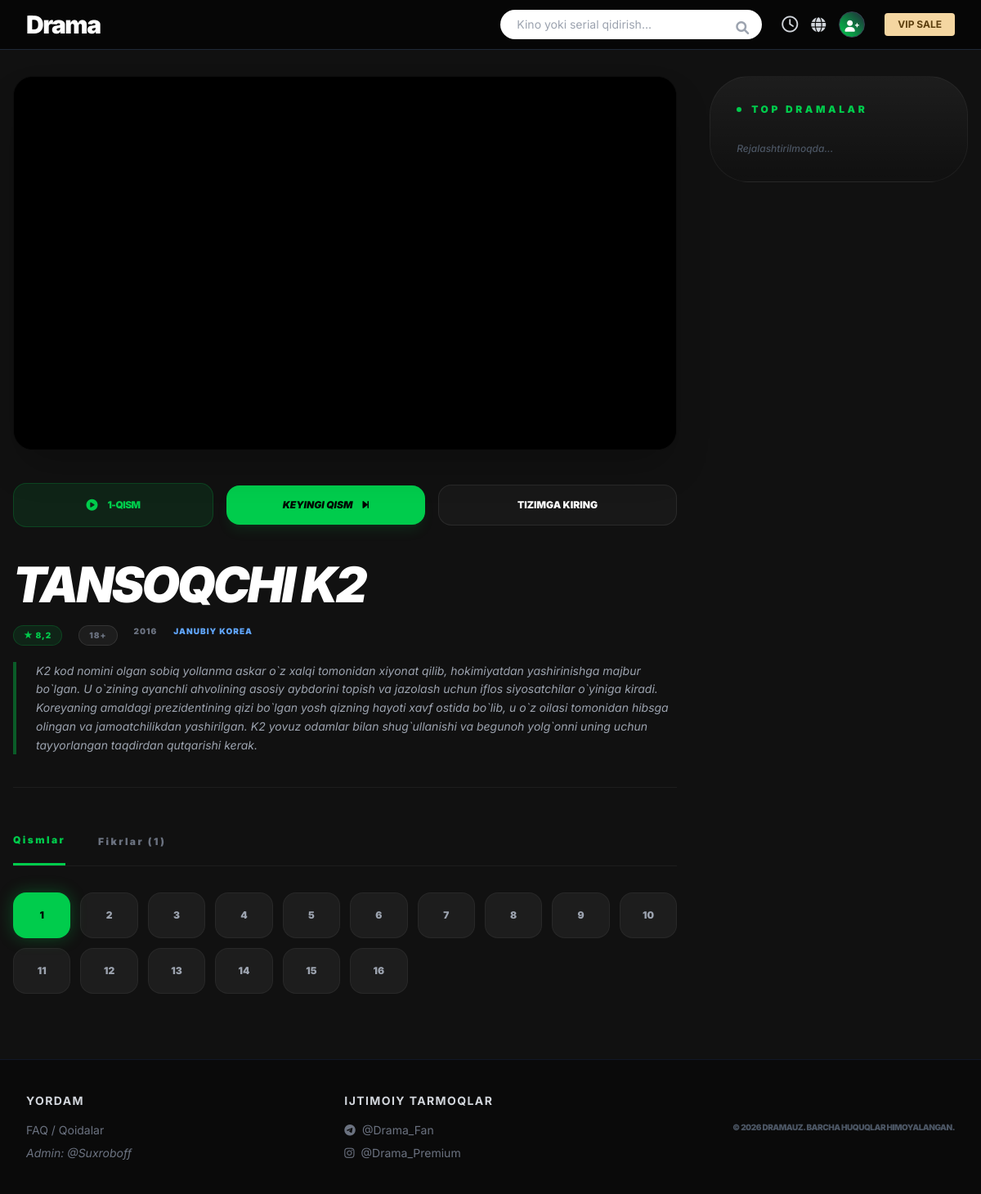
The page /01-post-tansoqchi-k2/ on the database its author committed.
### drama/models.py (models this page shows, shortened)
class TimeStampedModel(models.Model):
    created_at = models.DateTimeField("Yaratilgan vaqti", auto_now_add=True)
    updated_at = models.DateTimeField("O'zgartirilgan vaqti", auto_now=True)
    class Meta:
        abstract = True

class Movie(TimeStampedModel):
    title = models.CharField("Film nomi (Qidiruv uchun)", max_length=255, db_index=True)
    original_title = models.CharField("Original nomi (Kdrama)", max_length=255, blank=True)
    is_vip = models.BooleanField(default=False)
    tagline = models.CharField("Slogan", max_length=255, blank=True)
    description = models.TextField("Tavsif")
    poster = models.ImageField("Rasmi", upload_to='movies/')
    keywords = models.CharField("Meta Keywords", max_length=255, default='drama, kdrama', help_text="Vergul bilan ajrating")
    year = models.PositiveSmallIntegerField("Yili", default=2024)
    country = models.CharField("Davlat", max_length=50)
    duration = models.PositiveIntegerField("Davomiyligi (daqiqada)", default=60)
    episodes_count = models.PositiveIntegerField("Qismlar soni", default=16)
    age_limit = models.PositiveIntegerField("Yosh chegarasi", default=18)
    film_embed_code = models.TextField("Film HTML kodi", blank=True, default="<div>...</div>")
    trailer_embed_code = models.TextField("Trailer HTML kodi", blank=True)
    site_rank = models.IntegerField("Sayt reytingi (Ichki)", default=0)
    mdl_rank = models.DecimalField("MyDramaList Reytingi", max_digits=4, decimal_places=1, default=0.0)
    main_actors = models.ManyToManyField(Actor, related_name="main_acted_movies")
    actors = models.ManyToManyField(Actor, related_name="acted_movies")
    genres = models.ManyToManyField(Genre)
    category = models.ForeignKey(Category, on_delete=models.SET_NULL, null=True, related_name="movies")
    slug = models.SlugField(max_length=160, unique=True)
    is_draft = models.BooleanField("Qoralama (Draft)", default=False)

class Episode(TimeStampedModel):
    movie = models.ForeignKey(Movie, on_delete=models.CASCADE, related_name="episodes")
    title = models.CharField("Qism nomi", max_length=150)
    episode_number = models.PositiveIntegerField("Qism raqami")
    video_embed_code = models.TextField("Video HTML kodi (Embed)")
    thumbnail = models.ImageField("Qism uchun rasm", upload_to="episodes/", blank=True, null=True)

### drama/views.py (the view)
# urls.py: path("<slug:slug>/", views.MovieDetailView.as_view(), name="movie_detail"),
class MovieDetailView(GenreYearMixin, DetailView):
    model = Movie
    queryset = Movie.objects.filter(is_draft=False)
    slug_field = "slug"
    template_name = "movies/movie_detail.html"
    context_object_name = "movie"
    def get_queryset(self):
        return Movie.objects.filter(is_draft=False).select_related('category').prefetch_related(
            'genres',
            'main_actors',
            Prefetch(
                'reviews',
                queryset=Review.objects.filter(parent=None).select_related('user').order_by('-id').prefetch_related(
                    Prefetch('replies', queryset=Review.objects.select_related('user').order_by('id'))
                )
            )
        )
    def get_context_data(self, **kwargs):
        context = super().get_context_data(**kwargs)
        movie = self.get_object()
        episodes = movie.episodes.all().order_by('episode_number')
        context['episodes'] = episodes
        req_ep_num = self.request.GET.get('episode')
        active_episode = episodes.filter(episode_number=req_ep_num).first() if req_ep_num else episodes.first()
        context['active_episode'] = active_episode
        if active_episode:
            context['next_episode'] = episodes.filter(episode_number__gt=active_episode.episode_number).first()
        user = self.request.user
        is_premium_user = False
        if user.is_authenticated:
            if user.is_superuser:
                is_premium_user = True
            elif hasattr(user, 'profile'):
                is_premium_user = getattr(user.profile, 'is_currently_premium', False)
        is_restricted = False
        if movie.is_vip and active_episode and active_episode.episode_number > 1:
            if not is_premium_user:
                is_restricted = True
        context['is_restricted'] = is_restricted
        video_source = active_episode.video_embed_code if (active_episode and active_episode.video_embed_code) else movie.film_embed_code
        v720, v1080 = self.parse_video_links(video_source)
        context['video_720'], context['video_1080'] = v720, v1080
        if user.is_authenticated:
            context['user_movie_status'] = UserMovieList.objects.filter(profile=user.profile, movie=movie).first()
        return context
    def parse_video_links(self, source_text):
        if not source_text or "<div>" in source_text:
            return "", ""
        links = [l.strip() for l in source_text.split(',') if l.strip()]
        if not links: return "", ""
        v720 = links[0]
        v1080 = links[1] if len(links) > 1 else v720
        return v720, v1080

### drama/views.py (called while the page is built)
    def get_context_data(self, **kwargs):
        context = super().get_context_data(**kwargs)
        context['genres'] = Genre.objects.all()
        context['categories'] = Category.objects.all()
        context['years'] = Movie.objects.filter(is_draft=False)\
            .values_list("year", flat=True).distinct().order_by('-year')
        return context

### templates/movies/movie_detail.html (shortened to what this page needs)
{% extends 'base.html' %}
{% load static %}
{% block content %}
<main class="max-w-[1400px] mx-auto mt-4 md:mt-8 px-4 text-white">
    <div class="flex flex-col lg:flex-row gap-10">
        <div class="w-full lg:w-[72%] space-y-8">
            <section class="space-y-4">
                <div class="video-container shadow-2xl border border-white/5 relative" id="customPlayer">
                    {% if is_restricted %}
                        <div class="aspect-video bg-[#050505] flex flex-col items-center justify-center p-8 text-center rounded-3xl border border-yellow-500/20">
                            <i class="fas fa-crown text-yellow-500 text-7xl mb-6"></i>
                            <h3 class="text-2xl font-black mb-4 tracking-tighter uppercase">VIP Bo'lim</h3>
                            <p class="text-gray-500 text-sm mb-8">Ushbu qismni tomosha qilish uchun premium obuna talab etiladi.</p>
                            <a href="/subscription" class="bg-[#00cc4c] text-black px-14 py-4 rounded-2xl font-black shadow-lg hover:scale-105 transition-transform">OBUNANI RASMIYLASHTIRISH</a>
                        </div>
                    {% else %}
                        <div class="relative aspect-video flex items-center justify-center bg-black overflow-hidden w-full h-full rounded-3xl">
                            <div class="video-wrapper w-full h-full">
                                <video id="mainVideo" class="cursor-pointer w-full h-full" poster="{{ movie.poster.url }}" playsinline>
                                    <source src="{{ video_720 }}" type="video/mp4">
                                </video>
                            </div>
                        </div>
                    {% endif %}
                </div>
            </section>
            <div class="flex flex-wrap items-center gap-4 py-2">
                <div class="flex-1 min-w-[150px] bg-[#00cc4c]/10 border border-[#00cc4c]/20 text-[#00cc4c] font-black py-4 px-6 rounded-2xl flex items-center justify-center gap-3">
                    <i class="fas fa-play-circle text-sm"></i>
                    <span class="text-xs uppercase tracking-tighter">{{ active_episode.episode_number }}-QISM</span>
                </div>
                {% if next_episode %}
                <a href="?episode={{ next_episode.episode_number }}" class="flex-1 min-w-[180px] bg-[#00cc4c] hover:bg-[#00ff62] text-black font-black py-4 px-6 rounded-2xl flex items-center justify-center gap-3 transition-all shadow-lg shadow-[#00cc4c]/10">
                    <span class="text-xs uppercase italic">Keyingi qism</span> <i class="fas fa-step-forward text-xs"></i>
                </a>
                {% endif %}
                <div class="flex-[1.5] min-w-[220px]">
                    {% if user.is_authenticated %}
                        <button onclick="toggleListModal()" class="w-full py-4 action-btn rounded-2xl font-black text-[11px] uppercase tracking-[0.1em] flex items-center justify-center gap-3">
                            <i class="fas {% if user_movie_status %}fa-check-double text-[#00cc4c]{% else %}fa-list-ul{% endif %}"></i>
                            {% if user_movie_status %}{{ user_movie_status.get_status_display }}{% else %}Ro'yxatga Qo'shish{% endif %}
                        </button>
                    {% else %}
                        <a href="{% url 'users:login' %}" class="w-full py-4 action-btn rounded-2xl font-black text-xs uppercase text-center block">Tizimga kiring</a>
                    {% endif %}
                </div>
            </div>
            <section class="space-y-5 border-b border-white/5 pb-10">
                <h1 class="text-4xl md:text-6xl font-black tracking-tighter italic uppercase leading-none">{{ movie.title }}</h1>
                <div class="flex flex-wrap gap-5 text-[10px] font-black uppercase tracking-widest text-gray-500">
                    <span class="text-[#00cc4c] bg-[#00cc4c]/10 px-3 py-1 rounded-full border border-[#00cc4c]/20">★ {{ movie.mdl_rank }}</span>
                    <span class="bg-white/5 px-3 py-1 rounded-full border border-white/10">{{ movie.age_limit }}+</span>
                    <span>{{ movie.year }}</span>
                    <span class="text-blue-400">{{ movie.country }}</span>
                </div>
                <p class="text-gray-400 text-sm leading-relaxed border-l-4 border-[#00cc4c]/40 pl-6 italic max-w-4xl">{{ movie.description }}</p>
            </section>
            <section class="pt-6">
                <div class="flex gap-10 border-b border-white/5 text-xs font-black uppercase tracking-[0.2em] mb-8">
                    <button onclick="switchTab('episodes')" id="tab-ep-btn" class="pb-5 tab-active">Qismlar</button>
                    <button onclick="switchTab('comments')" id="tab-com-btn" class="pb-5 text-gray-500">Fikrlar ({{ movie.reviews.count }})</button>
                </div>
                <div id="episodes-content" class="grid grid-cols-4 sm:grid-cols-6 md:grid-cols-10 gap-3">
                    {% for ep in episodes %}
                    <a href="?episode={{ ep.episode_number }}" class="h-14 flex items-center justify-center rounded-2xl font-black text-xs transition-all
                        {% if active_episode.id == ep.id %} bg-[#00cc4c] text-black shadow-[0_0_20px_rgba(0,204,76,0.3)] {% else %} bg-white/5 text-gray-400 hover:bg-white/10 border border-white/5 {% endif %}">
                        {{ ep.episode_number }}
                    </a>
                    {% endfor %}
                </div>
            </section>
        </div>
        <aside class="w-full lg:w-[28%] space-y-8">
            <div class="bg-gradient-to-b from-white/5 to-transparent rounded-[3rem] p-8 border border-white/5">
                <h3 class="text-xs font-black uppercase tracking-[0.3em] text-[#00cc4c] mb-8 flex items-center gap-3">
                    <span class="w-1.5 h-1.5 rounded-full bg-[#00cc4c]"></span> TOP DRAMALAR
                </h3>
                <div class="space-y-6 text-gray-600 italic text-xs font-medium">Rejalashtirilmoqda...</div>
            </div>
        </aside>
    </div>
</main>
{% endblock %}

### templates/base.html (shortened to what this page needs)
<!DOCTYPE html>
<html lang="uz">
<head>
    <link rel="stylesheet" href="https://cdn.drama.uz/static/css/main.css">
    <link rel="stylesheet" href="https://cdnjs.cloudflare.com/ajax/libs/font-awesome/6.0.0/css/all.min.css">
    <link rel="stylesheet" href="https://cdn.jsdelivr.net/npm/swiper@11/swiper-bundle.min.css" />
    <script src="https://cdn.tailwindcss.com"></script>
</head>
<body class="bg-[#111111] text-white font-['Inter']">
    <header class="sticky top-0 z-[100] bg-black/60 backdrop-blur-md border-b border-gray-800">
        <div class="max-w-[1600px] mx-auto w-full flex items-center justify-between px-4 md:px-8 py-3">
            <div class="flex items-center space-x-8">
                <a href="/" class="text-3xl font-black iq-green tracking-tighter">Drama</a>
            </div>
            <div class="flex items-center space-x-4 md:space-x-6">
                <form action="{% url 'drama:search' %}" method="GET" class="hidden md:flex relative group">
                    <input type="text" name="q" id="live-search-input" autocomplete="off"
                           placeholder="Kino yoki serial qidirish..."
                           class="search-input w-64 lg:w-80 px-5 py-2 rounded-full text-sm">
                    <button type="submit" class="absolute right-4 top-2.5 text-gray-400 group-hover:text-green-500 transition-colors">
                        <i class="fas fa-search"></i>
                    </button>
                </form>
                <div class="flex items-center space-x-4 text-xl text-gray-300">
                    <a href="#" class="hidden sm:inline-block hover:text-white transition" title="Tarix"> <i class="fa-regular fa-clock"></i> </a>
                    <a href="#" class="hover:text-white transition" title="Til"> <i class="fa-solid fa-globe text-lg"></i> </a>
                    <div class="relative group cursor-pointer">
                        <div class="w-8 h-8 rounded-full bg-gradient-to-tr from-[#00cc4c] to-gray-800 flex items-center justify-center border border-gray-700">
                            {% if user.is_authenticated %}
                                <a href="{% url 'users:profile' username=user.username %}">
                                    <i class="fas fa-user text-white text-sm"></i>
                                </a>
                            {% else %}
                                <a href="{% url 'users:register' %}">
                                    <i class="fas fa-user-plus text-white text-sm"></i>
                                </a>
                            {% endif %}
                        </div>
                    </div>
                </div>
                <a href="#" class="hidden sm:block bg-[#f4d6a1] text-[#5c3e0d] px-4 py-1.5 rounded text-xs font-bold hover:brightness-110 transition">
                    VIP SALE
                </a>
            </div>
        </div>
    </header>
    <main class="pb-20 lg:pb-10 min-h-[60vh]">
        {% block content %}{% endblock content %}
    </main>
    <footer class="border-t border-gray-900 py-10 mt-10 bg-[#0a0a0a] pb-32 lg:pb-10">
        <div class="max-w-7xl mx-auto px-8 grid grid-cols-1 md:grid-cols-3 gap-8 text-center md:text-left">
            <div>
                <h4 class="font-bold mb-4 text-gray-300 uppercase text-sm tracking-widest">Yordam</h4>
                <ul class="text-sm text-gray-500 space-y-2">
                    <li><a href="#" class="hover:text-[#00cc4c] transition">FAQ / Qoidalar</a></li>
                    <li><a href="https://t.me/suxroboff" class="hover:text-[#00cc4c] transition italic">Admin: @Suxroboff</a></li>
                </ul>
            </div>
            <div>
                <h4 class="font-bold mb-4 text-gray-300 uppercase text-sm tracking-widest">Ijtimoiy tarmoqlar</h4>
                <ul class="text-sm text-gray-500 space-y-2">
                    <li><a href="https://t.me/drama_fan" target="_blank" class="hover:text-[#00cc4c] transition"><i class="fab fa-telegram mr-2"></i>@Drama_Fan</a></li>
                    <li><a href="https://instagram.com/drama_premium" target="_blank" class="hover:text-[#00cc4c] transition"><i class="fab fa-instagram mr-2"></i>@Drama_Premium</a></li>
                </ul>
            </div>
            <div class="flex flex-col items-center md:items-end justify-center">
                <p class="text-[10px] text-gray-600 uppercase font-black tracking-tighter">
                    © 2026 DramaUz. Barcha huquqlar himoyalangan.
                </p>
            </div>
        </div>
    </footer>
</body>
</html>

### templates/movies/movie_detail.html (style rules this page uses)
.video-container { background: #000; touch-action: manipulation; position: relative; overflow: hidden; display: flex; align-items: center; justify-content: center; border-radius: 24px; transition: all 0.3s ease; }
.action-btn { background: rgba(255,255,255,0.03); border: 1px solid rgba(255,255,255,0.08); transition: 0.3s; }
.tab-active { color: #00cc4c; border-bottom: 3px solid #00cc4c; }

### rows shown on the page
Episode: episode_number "1"
Movie: title "TANSOQCHI K2", mdl_rank "8,2", age_limit "18", year "2016", country "JANUBIY KOREA", description "K2 kod nomini olgan sobiq yollanma askar o`z xalqi tomonidan xiyonat qilib, hokimiyatdan yashirinishga majbur bo`lgan. U o`zining ayanchli ahvolining asosiy aybdorini topish va jazolash uchun iflos siyosatchilar o`yiniga kiradi. Koreyaning amaldagi prezidentining qizi bo`lgan yosh qizning hayoti xavf ostida bo`lib, u o`z oilasi tomonidan hibsga olingan va jamoatchilikdan yashirilgan. K2 yovuz odamlar bilan shug`ullanishi va begunoh yolg`onni uning uchun tayyorlangan taqdirdan qutqarishi kerak.", reviews.count "1"
Episode: episode_number "2"
Episode: episode_number "3"
Episode: episode_number "4"
Episode: episode_number "5"
Episode: episode_number "6"
Episode: episode_number "7"
Episode: episode_number "8"
Episode: episode_number "9"
Episode: episode_number "10"
Episode: episode_number "11"
Episode: episode_number "12"
Episode: episode_number "13"
Episode: episode_number "14"
Episode: episode_number "15"
Episode: episode_number "16"
